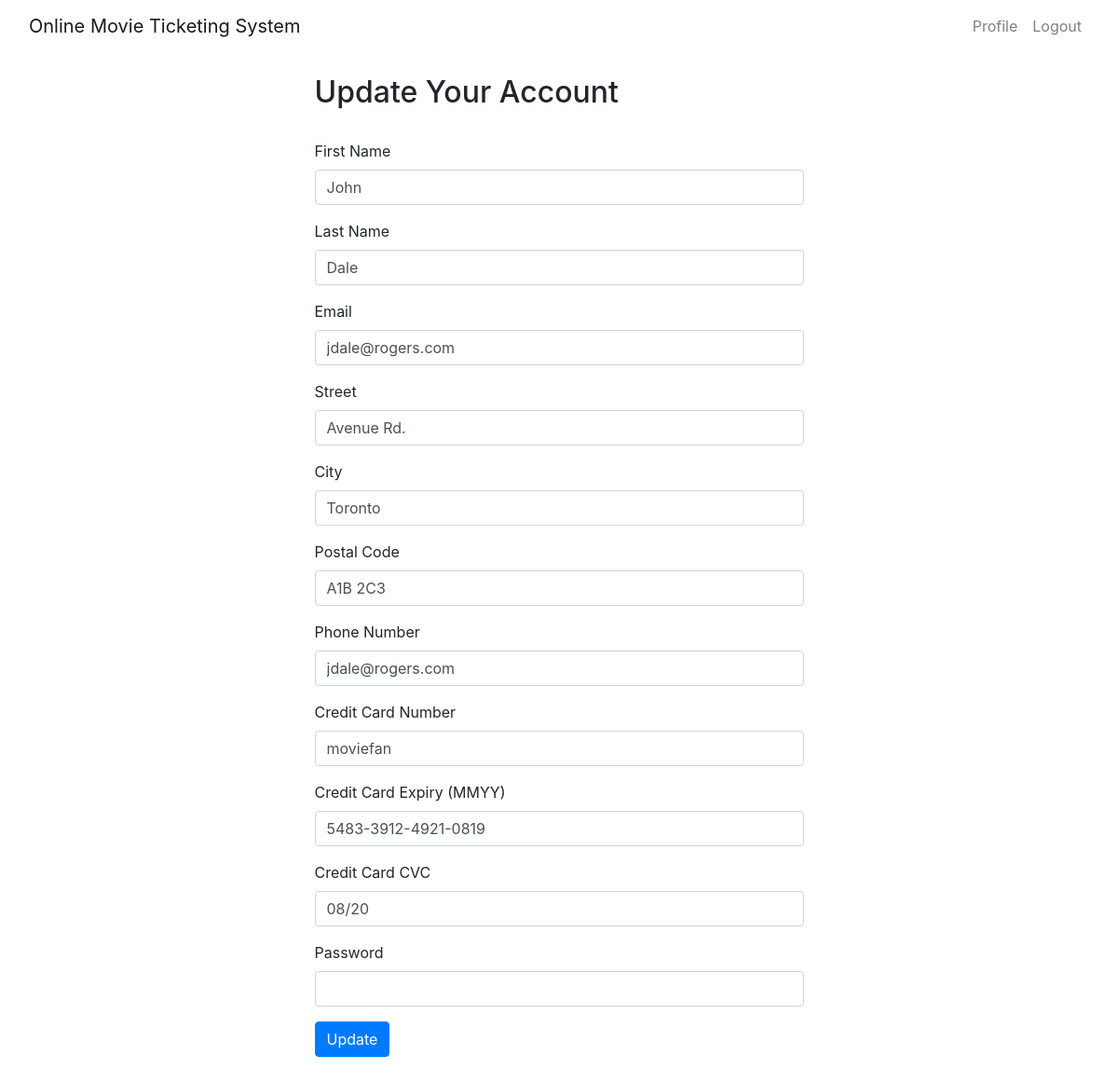
/profile.php (signed in), run on the app's committed database.
### tables this page shows
CREATE TABLE customer (
	account_num INTEGER NOT NULL AUTO_INCREMENT,
	fname varchar(50) NOT NULL,
	lname varchar(50) NOT NULL,
	a_street varchar(100) NOT NULL,
	a_city varchar(100) NOT NULL,
	a_postal_code varchar(7) NOT NULL,
	phone_number varchar(30) NOT NULL,
	email varchar(100) NOT NULL,
	password varchar(30) NOT NULL,
	cc_number varchar(30) NOT NULL,
	cc_expiry varchar(10) NOT NULL,
	cc_cvc varchar(3) NOT NULL,
	isAdmin BOOLEAN DEFAULT false,
	PRIMARY KEY(account_num, email)
);

### profile.php (the view, shortened to what this page needs)
<?php
	try {
		require "config.php";
		$connection = new PDO($dsn, $username, $password, $options);
		$sql = "SELECT *
			FROM customer
			WHERE account_num = :accountNum";
		$accountNum = $_SESSION['accountNum'];
		$statement = $connection->prepare($sql);
		$statement->bindParam(':accountNum', $accountNum, PDO::PARAM_STR);
		$statement->execute();
		$result = $statement->fetch();
	}
	catch(PDOException $error) {
		echo $sql . "<br>" . $error->getMessage();
	}
?>
<?php include 'templates/header.php' ?>
<?php include 'templates/navbar.php' ?>
<div class="container">
	<div class="col-xs-12 col-sm-8 offset-sm-2 col-md-6 offset-md-3">
		<br />
		<h2>Update Your Account</h2><br />
		<form action="profile.php" method="post">
			<div class="form-group">
				<label for="firstName">First Name</label>
				<input type="text" name="firstName" id="firstName" class="form-control" value="<?php echo $result[1];?>">
			</div>
			<div class="form-group">
				<label for="lastName">Last Name</label>
				<input type="text" name="lastName" id="lastName" class="form-control" value="<?php echo $result[2];?>">
			</div>
			<div class="form-group">
				<label for="email">Email</label>
				<input type="email" name="email" id="email" class="form-control" value="<?php echo $result[7];?>">
			</div>
			<div class="form-group">
				<label for="street">Street</label>
				<input type="text" name="street" id="street" class="form-control" value="<?php echo $result[3];?>">
			</div>
			<div class="form-group">
				<label for="city">City</label>
				<input type="text" name="city" id="city" class="form-control" value="<?php echo $result[4];?>">
			</div>
			<div class="form-group">
				<label for="pc">Postal Code</label>
				<input type="text" name="pc" id="pc" class="form-control" value="<?php echo $result[5];?>">
			</div>
			<div class="form-group">
				<label for="phoneNumber">Phone Number</label>
				<input type="text" name="phoneNumber" id="phoneNumber" class="form-control" value="<?php echo $result[7];?>">
			</div>
			<div class="form-group">
				<label for="creditCardNumber">Credit Card Number</label>
				<input type="text" name="creditCardNumber" id="creditCardNumber" class="form-control" value="<?php echo $result[8];?>">
			</div>
			<div class="form-group">
				<label for="creditCardExpiry">Credit Card Expiry (MMYY)</label>
				<input type="text" name="creditCardExpiry" id="creditCardExpiry" class="form-control" value="<?php echo $result[9];?>">
			</div>
			<div class="form-group">
				<label for="creditCardCVC">Credit Card CVC</label>
				<input type="text" name="creditCardCVC" id="creditCardCVC" class="form-control" value="<?php echo $result[10];?>">
			</div>
			<div class="form-group">
				<label for="password">Password</label>
				<input type="password" name="password" id="password" class="form-control">
			</div>
			<input class="btn btn-primary" type="submit" name="submit" value="Update">
		</form>
		<br />
	</div>
	<br />
</div>
<?php include 'teamples/footer.php' ?>

### data on the page
customer: firstName "John", lastName "Dale", email "jdale@rogers.com", street "Avenue Rd.", city "Toronto", pc "A1B 2C3", phoneNumber "jdale@rogers.com", creditCardNumber "moviefan", creditCardExpiry "5483-3912-4921-0819", creditCardCVC "08/20"
